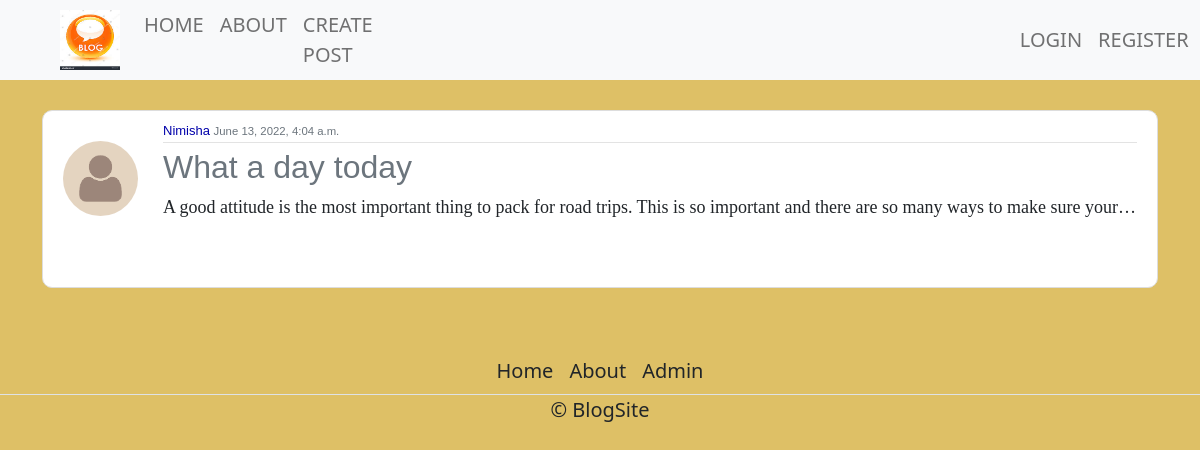
The page / on the database its author committed.
### blog/models.py (models this page shows, shortened)
class Post(models.Model):
    author = models.ForeignKey(User, on_delete=models.CASCADE)
    title = models.CharField(max_length=200)
    content = models.TextField()
    date_posted = models.DateTimeField(default=timezone.now)

### users/models.py (models this page shows, shortened)
class Profile(models.Model):
    user = models.OneToOneField(User, on_delete=models.CASCADE)
    image = models.ImageField(default='default.png', upload_to='profile_pics')

### blog/views.py (the view)
# urls.py: path('', PostListView.as_view(), name='blog-home'),
class PostListView(ListView):
    model = Post
    template_name = 'blog/home.html'
    context_object_name = 'posts'
    ordering = ['-date_posted']

### blog/templates/blog/home.html (shortened to what this page needs)
{% extends 'blog/base.html' %}
{% block content %}
    {% for post in posts %}
        <article class="media content-section" style="">
            <div  style="float:left ; height:100%;position:absolute;margin-top:20px;"><img class="rounded-circle article-img" src="{{ post.author.profile.image.url }}" ></div>
            <div class="media-body" style="margin-left:100px;">
                <div class="article-metadata">
                    <a class="mr-2" href="#" style="color:#0000aa;">{{ post.author }}</a>
                    <small  class="text-muted">{{ post.date_posted }}</small>
                </div>
                <h2><a class="article-title text-muted" style="text-decoration:none;font-family: 'Poppins', sans-serif;" href="{% url 'blog-detail' post.id %}">{{ post.title }}</a></h2>
                <pre><p class="article-content md-sec" style="font-family:'Poppins';font-size:18px">{{ post.content }}</p></pre>
            </div>
            <br>
        </article>
    {% endfor %}
{% endblock %}

### blog/templates/blog/base.html (shortened to what this page needs)
<!DOCTYPE html>
<html lang="en">
{% load static %}
<head>
    <link href="https://cdn.jsdelivr.net/npm/bootstrap@5.0.2/dist/css/bootstrap.min.css" rel="stylesheet">
    <link rel="stylesheet" href="{% static 'blog/main.css' %}">
</head>
<body>
    <nav class="hi navbar navbar-expand-lg navbar-light bg-light">
      <div class="ms-5 container-fluid">
        <a class="navbar-brand" href="#">
            <img src="{% static 'images/blog.jpg' %}" alt="" width="60" height="60">
        </a>
        <div class="collapse navbar-collapse" id="navbarNavAltMarkup">
          <div class="navbar-nav">
            <a class="fs-5 nav-link" aria-current="page" href="{% url 'blog-home' %}">HOME</a>
            <a class="fs-5 nav-link" href="/about">ABOUT</a>
            <a class="fs-5 nav-link" href="/post/new">CREATE POST</a>
          </div>
          <div class="navbar-nav lr">
              {% if user.is_authenticated %}
                <a class="fs-5 nav-link" href="/profile">PROFILE</a>
                <a class="fs-5 nav-link" href="/logout1">LOGOUT</a>
              {% else %}
                <a class="fs-5 nav-link" href="/login1">LOGIN</a>
                <a class="fs-5 nav-link" href="/register">REGISTER</a>
              {% endif %}
          </div>
        </div>
      </div>
    </nav>
    <div class="container">
        {% block content %}
        {% endblock %}
    </div>
        <footer class="fs-5" style="width:100%;" >
          <ul class="nav justify-content-center border-bottom fdiv"  style="margin-top: 60px;">
            <li class="nav-item"><a href="/" class="nav-link px-2 text-dark">Home</a></li>
            <li class="nav-item"><a href="../about" class="nav-link px-2  text-dark">About</a></li>
            <li class="nav-item"><a href="../admin" class="nav-link px-2  text-dark">Admin</a></li>
          </ul>
          <p class="text-center text-dark">&copy; BlogSite</p>
        </footer>
</body>
</html>

### blog/static/blog/main.css (style rules this page uses)
.content-section { background: #ffffff; padding: 10px 20px; border: 1px solid #dddddd; border-radius: 10px; margin-bottom:20px; }
a.article-title { color: #444444; }
.article-content { white-space: pre-line; }
.article-img { height: 75px; width: 75px; margin-right: 16px; }
.fdiv a { text-decoration:none; }
.article-metadata { font-family: 'Poppins', sans-serif; padding-bottom: 1px; margin-bottom: 4px; font-size: 13px; border-bottom: 1px solid #e3e3e3; }
.article-metadata a { text-decoration:none; }
.md-sec { overflow:hidden; text-overflow: ellipsis; white-space: nowrap; }

### blog/templates/blog/base.html (style rules this page uses)
body { background-color:rgba(200,150,0,0.6); }
.lr { margin-left:60%; }
.hi { height:80px; margin-bottom:30px; }

### rows shown on the page
Post: author.profile.image (placeholder picture), author "Nimisha", date_posted "June 13, 2022, 4:04 a.m.", title "What a day today", content "A good attitude is the most important thing to pack for road trips. This is so important and there are so many ways to make sure your…"
